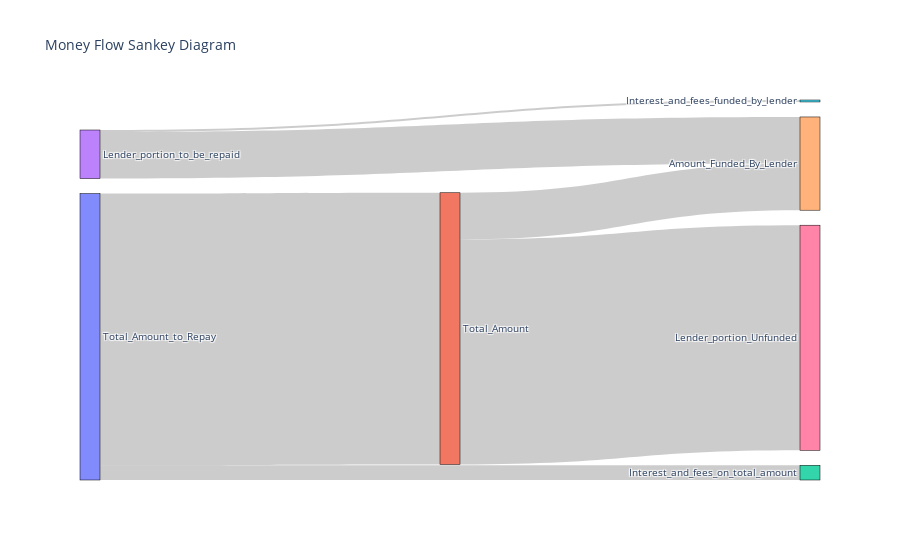

Write notebook code for a chart like this one.
### Code cell
# Define the nodes and links for the Sankey diagram
nodes = ["Total_Amount_to_Repay", "Total_Amount", "Interest_and_fees_on_total_amount", "Lender_portion_to_be_repaid", "Amount_Funded_By_Lender", "Interest_and_fees_funded_by_lender", "Lender_portion_Unfunded"]

# Create a mapping from node names to indices
node_indices = {node: i for i, node in enumerate(nodes)}

# Define the links
links = [
    {"source": node_indices["Total_Amount_to_Repay"], "target": node_indices["Total_Amount"], "value": train["Total_Amount"].sum()},
    {"source": node_indices["Total_Amount_to_Repay"], "target": node_indices["Interest_and_fees_on_total_amount"], "value": train["Interest_and_fees_on_total_amount"].sum()},
    {"source": node_indices["Lender_portion_to_be_repaid"], "target": node_indices["Amount_Funded_By_Lender"], "value": train["Amount_Funded_By_Lender"].sum()},
    {"source": node_indices["Lender_portion_to_be_repaid"], "target": node_indices["Interest_and_fees_funded_by_lender"], "value": train["Interest_and_fees_funded_by_lender"].sum()},
    {"source": node_indices["Total_Amount"], "target": node_indices["Amount_Funded_By_Lender"], "value": train["Amount_Funded_By_Lender"].sum()},
    {"source": node_indices["Total_Amount"], "target": node_indices["Lender_portion_Unfunded"], "value": train["Lender_portion_Unfunded"].sum()},
]

# Create the Sankey diagram
fig = go.Figure(data=[go.Sankey(
    node=dict(
        pad=15,
        thickness=20,
        line=dict(color="black", width=0.5),
        label=nodes
    ),
    link=dict(
        source=[link["source"] for link in links],
        target=[link["target"] for link in links],
        value=[link["value"] for link in links]
    )
)])

fig.update_layout(title_text="Money Flow Sankey Diagram", font_size=10)
fig.show()

### Figure 1 — Plotly figure (JSON) as saved in the notebook; plotly's stock layout.template omitted (floating-point values rounded to 4 significant figures)
{"data": [{"link": {"source": [0, 0, 3, 3, 1, 1], "target": [1, 2, 4, 5, 4, 6], "value": [1019000000.0, 55140000.0, 174800000.0, 7343000.0, 174800000.0, 843800000.0]}, "node": {"label": ["Total_Amount_to_Repay", "Total_Amount", "Interest_and_fees_on_total_amount", "Lender_portion_to_be_repaid", "Amount_Funded_By_Lender", "Interest_and_fees_funded_by_lender", "Lender_portion_Unfunded"], "line": {"color": "black", "width": 0.5}, "pad": 15, "thickness": 20}, "type": "sankey"}], "layout": {"font": {"size": 10}, "title": {"text": "Money Flow Sankey Diagram"}}}
